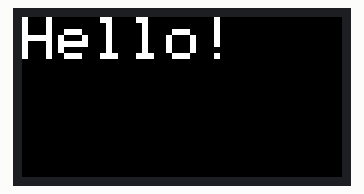
Simulated run of this sketch. Board: ESP32. On the bench: 160×80 colour display.

Above: at 0.2 s.
At 3.2 s:
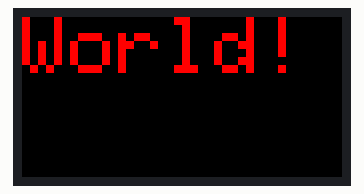

Measured:
- what the display in image 1 shows lasts 3.0 s, from 3.2 s to 6.2 s

The sketch:

display.ino
```cpp
#include <Adafruit_GFX.h>
#include <Adafruit_ST7735.h>

// Define the pins for the display
// #define TFT_MOSI 23  // SDA Pin on ESP32
// #define TFT_SCLK 18  // SCL Pin on ESP32
#define TFT_CS 15 // Chip select control pin
#define TFT_DC 2  // Data Command control pin
#define TFT_RST 4 // Reset pin (could connect to RST pin)

// Create an instance of the display
Adafruit_ST7735 tft = Adafruit_ST7735(TFT_CS, TFT_DC, TFT_RST);

void initDisplay() {

  // plug-in FPC (if you see the display is inverted!)
  tft.initR(INITR_MINI160x80_PLUGIN);  // Init ST7735S mini display
  tft.setRotation(3);
  tft.setTextWrap(true);
}

void display(String txt, uint16_t color = ST77XX_WHITE, uint8_t size = 3) {
  tft.fillScreen(ST77XX_BLACK);
  tft.setCursor(0, 0);
  tft.setTextColor(color);
  tft.setTextSize(size);
  tft.print(txt);
}

void setup()
{
  initDisplay();
}

void loop()
{
  display("Hello!");
  delay(3000);
  display("World!", ST77XX_RED, 4);
  delay(3000);
}
```
